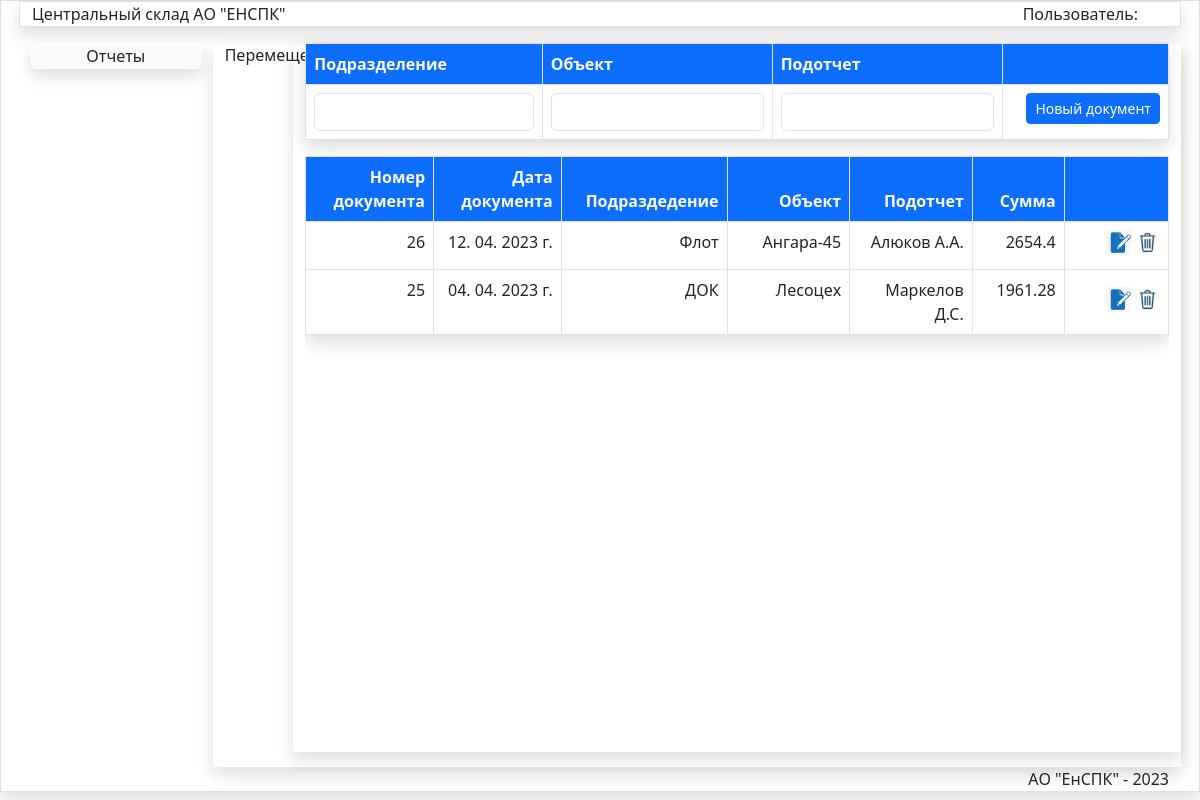
Before: /JurnalMove/ with the older database file.
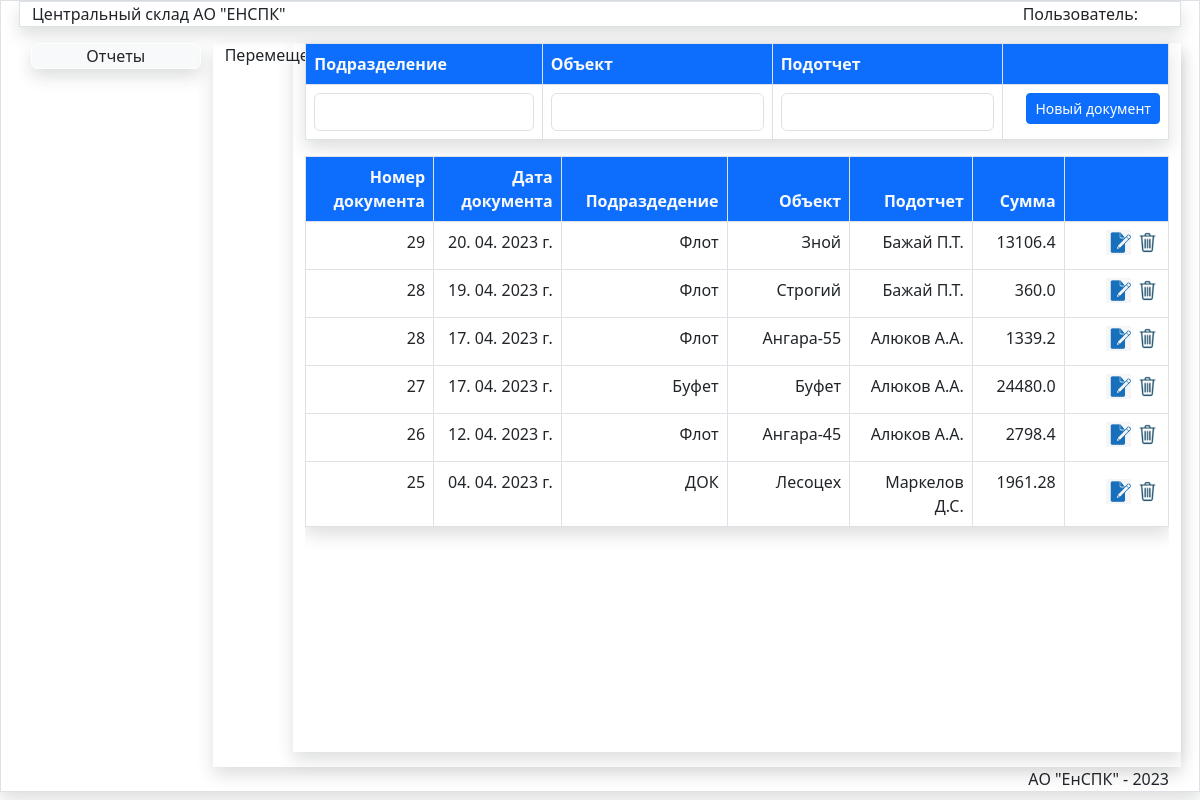
After: the same page with the newer database file.
### store/models.py (models this page shows)
class Jurnal(models.Model):
    oper=models.IntegerField(verbose_name="Код операции")
    nomerdoc=models.CharField(max_length=50,verbose_name='Номер документа')
    datadoc=models.DateTimeField(verbose_name='Дата документа')
    postav=models.ForeignKey(Postav,verbose_name='Поставщик',on_delete=models.PROTECT)
    obct=models.ForeignKey(Obct,verbose_name='Объект',on_delete=models.PROTECT)
    podraz=models.ForeignKey(Podraz,verbose_name='Подразделение',on_delete=models.PROTECT)
    fio=models.ForeignKey(Fio,verbose_name='Подотчет',on_delete=models.PROTECT)
    spis=models.ForeignKey(Spis,blank=True,null=True,verbose_name='Причина списания',on_delete=models.PROTECT)
    summa=models.FloatField(verbose_name='Сумма',default=0)
    nds=models.IntegerField(verbose_name='НДС',default=20)
    summawithnds=models.FloatField(verbose_name='Сумма с НДС',default=0)
    updated_at = models.DateTimeField(auto_now=True, verbose_name='Создан')
    created_at = models.DateTimeField(auto_now_add=True, verbose_name='Обновлен')
    class Meta:
        verbose_name = 'Документ'
        verbose_name_plural = 'Документы'
        ordering = ['-datadoc', ]

class Podraz(models.Model):
    title = models.CharField(max_length=150, verbose_name='Название подразделения', unique=True)
    def __str__(self):
        return self.title
    class Meta:
        verbose_name = 'Подразделение'
        verbose_name_plural = 'Подразделения'
        ordering = ['title', ]

class Obct(models.Model):
    title = models.CharField(max_length=150, verbose_name='Объект',unique=True )
    podraz=models.ForeignKey(Podraz,verbose_name='Подразделение',on_delete=models.PROTECT)
    def __str__(self):
        return self.title
    class Meta:
        verbose_name = 'Объект'
        verbose_name_plural = 'Объекты'
        ordering = ['podraz','title', ]

class Fio(models.Model):
    title = models.CharField(max_length=150, verbose_name='Подотчетное лицо',unique=True )
    def __str__(self):
        return self.title
    class Meta:
        verbose_name = 'Подочтетное лицо'
        verbose_name_plural = 'Подотчетные лица'
        ordering = ['title', ]

### store/views.py (the view, shortened to what this page needs)
# urls.py: path('JurnalMove/', JurnalMove, name='JurnalMove'),  # Журнал документов перемещения
def JurnalMove(request):
    postav=Postav.objects.get(pk=9)
    jurnalmove=Jurnal.objects.filter(oper=3).order_by('-created_at')
    nomer=Nomer.objects.get(pk=1)
    obct = Obct.objects.all()
    fio = Fio.objects.all()
    podraz = Podraz.objects.all()
    return render(request,'store/Doc/JurnalMove.html',{'podraz':podraz,
    'jurnalpost':jurnalmove,'pic_label':'Перемещение','title':'Журнал передачи ТМЦ',
    'obct':obct,'fio':fio,'current_date':date.today()})

### store/templatetags/store.py (called while the page is built)
@register.simple_tag
def abs_tag(text):
    return abs(text)

### store/templates/store/Doc/JurnalMove.html (shortened to what this page needs)
{% extends 'store/menu.html' %}
{% load static %}
{% block DataArea %}
{% load store %}
<div class="row">
<div class="col-md-1">{{pic_label}}</div>
<div class="col-md-11 mx-auto shadow">
<table class="table shadow table-bordered table-hover">
<thead class="bg-primary text-light">
<tr>
<th style="width:16.6%" class="text-start">Подразделение</th>
<th style="width:16.6%" class="text-start">Объект</th>
 <th style="width:16.6%" class="text-start">Подотчет</th>
<th style="width:12%" class="text-start"></th>
</tr>
</thead>
    <form method="post" id="post-move">
    <tr style="align:middle">
   <td class="border text-end" >
   <select name="postav" id="id_podraz_move" class="form-control  " required >
   <option selected></option>
   {% for item in podraz %}
   <option value="{{item.id}}">{{item.title}}</option>
   {% endfor %}
   </select>
   </td>
   <td class="border text-end" >
   <select name="postav" id="id_obct_move" class="form-control  " required >
   <option selected></option>
   </select>
    </td>
   <td class="border text-start" >
   <select name="postav" id="id_fio_move" class="form-control  " required >
   <option selected></option>
   {% for item in fio %}
   <option value="{{item.id}}">{{item.title}}</option>
   {% endfor %}
   </select>
    </td>
    <td  class="border text-end"> <button type="submit" class="btn  btn-primary btn-sm mb-1 " id="savebtn">Новый документ</button></td>
    </form>
</table>
<div class="scrolltable">
<table class="table shadow table-bordered table-hover">
<thead class="bg-primary text-light">
     <th style="width:12%;" class="text-end">Номер документа</th>
<th style="width:12%;" class=" text-end" >Дата документа</th>
<th style="width:10%;" class=" text-end" >Подраздедение</th>
<th style="width:12%;" class=" text-end" >Объект</th>
 <th style="width:12%;" class=" text-end" >Подотчет</th>
<th style="width:9%;" class=" text-end" >Сумма</th>
<th style="width:10.2%;" class=" text-end"></th>
</thead>
    <tbody id="move-doc">
<form method="post" id="item-move-form">
    {% for item in jurnalpost %}
    <tr><td  class="border text-end fixed">{{item.nomerdoc}}</td>
    <td   class="border text-end">{{item.datadoc|date:"d. m. Y г." }}</td>
     <td   class="border text-end">{{item.podraz}}</td>
    <td   class="border text-end">{{item.obct}}</td>
    <td   class="border text-end">{{item.fio}}</td>
    <td   class="border text-end">{% abs_tag item.summawithnds %}</td>
    <td class="text-end align-middle border" ><input data-sid="{{item.pk}}" data-update="{{url_update}}" value="Update" type="image" class="btn-move-update mr-3" src="{% static '/images/edit2.png' %}" width="25px" >
   <input data-sid="{{item.pk}}" data-del="{{url_delete}}" class="btn-move-del " value="Delete" type="image" src="{% static '/images/del.png' %}" width="25px"> </td>
    </tr>
    {% endfor %}
    </form>
    </tbody>
</table>
</div>
</div>
</div>
{% endblock DataArea %}

### store/templates/store/menu.html (shortened to what this page needs)
{% extends 'store/base.html' %}
{% load static %}
{% block LinkArea %}
<div class="d-print-none">
{% if request.user.username == "Кладовщик" %}
<a href="{% url 'DocMenu' %}" class="btn btn-secondary text-white nav-link mb-2 shadow  ">Документы</a>
<a href="{% url 'ReportMenu' %}" class="btn btn-secondary   nav-link mb-2 shadow text-light">Отчеты</a>
<a href="{% url 'SpravMenu' %}" class="btn btn-secondary text-white  nav-link mb-1 shadow ">Справочники</a>
{% else %}
 <a href="{% url 'ReportMenu' %}" class="btn btn-light border border-white  nav-link mb-2 shadow ">Отчеты</a>
{% endif %}
</div>
{% endblock LinkArea %}

### store/templates/store/base.html (shortened to what this page needs)
{% load static %}
 <!DOCTYPE html>
<html lang="en">
<head>
    <link type="text/css" href="{% static '/css/bootstrap.css' %}"  rel="stylesheet">
     <link type="text/css" href="{% static '/css/my.css' %}"  rel="stylesheet">
</head>
<body>
<div class="container-fluid border shadow maincontainer ">
    <div class="row d-print-none">
        <div class="col-md-12 mb-3 border shadow ">
            Центральный склад АО "ЕНСПК"
            <div class="user">Пользователь:
            </div>
        </div>
    </div>
<div class="row ">
    <div class="col-md-2 mb-1 linkarea d-print-none">
        {% block LinkArea %}{% endblock LinkArea %}
    </div>
    <div class="col-md-10  shadow ">
        {% block DataArea %}{% endblock DataArea %}
    </div>
</div>
 <div class="row d-print-none">
    <div class="col-md-12 logo" >
       АО "ЕнСПК" - 2023
    </div>
</div>
</div>
{% include 'store/Doc/Move_Ajax.html' %}
</body>
</html>

### store/templates/store/Doc/Move_Ajax.html (shortened to what this page needs)
<!DOCTYPE html>

### store/static/css/my.css (style rules this page uses)
.linkarea { height:90vh; }
.maincontainer { padding-left:30px; padding-right:30px; }
.logo { text-align:right; }
.user { float:right; padding-right:30px; }
a { text-decoration:none; }
.scrolltable { display:block; overflow-y: auto; height:74.5vh; }

Changed rows visible on the page:
added Jurnal: nomerdoc "29", datadoc "20. 04. 2023 г.", podraz "Флот", obct "Зной", fio "Бажай П.Т.", summawithnds "13106.4"
added Jurnal: nomerdoc "28", datadoc "19. 04. 2023 г.", podraz "Флот", obct "Строгий", fio "Бажай П.Т.", summawithnds "360.0"
added Jurnal: nomerdoc "28", datadoc "17. 04. 2023 г.", podraz "Флот", obct "Ангара-55", fio "Алюков А.А.", summawithnds "1339.2"
added Jurnal: nomerdoc "27", datadoc "17. 04. 2023 г.", podraz "Буфет", obct "Буфет", fio "Алюков А.А.", summawithnds "24480.0"
changed Jurnal "Ангара-45": summawithnds "2654.4" → "2798.4"
